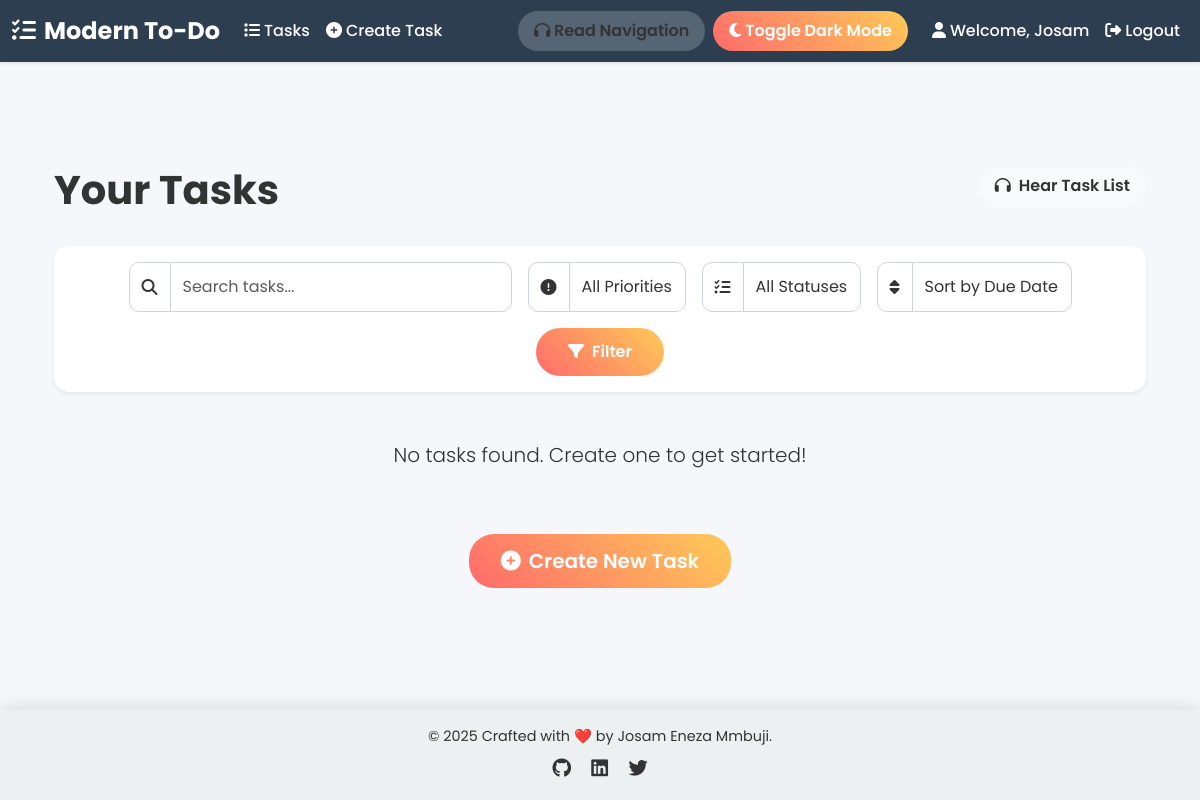
Before: /tasks/ (signed in) with the older database file.
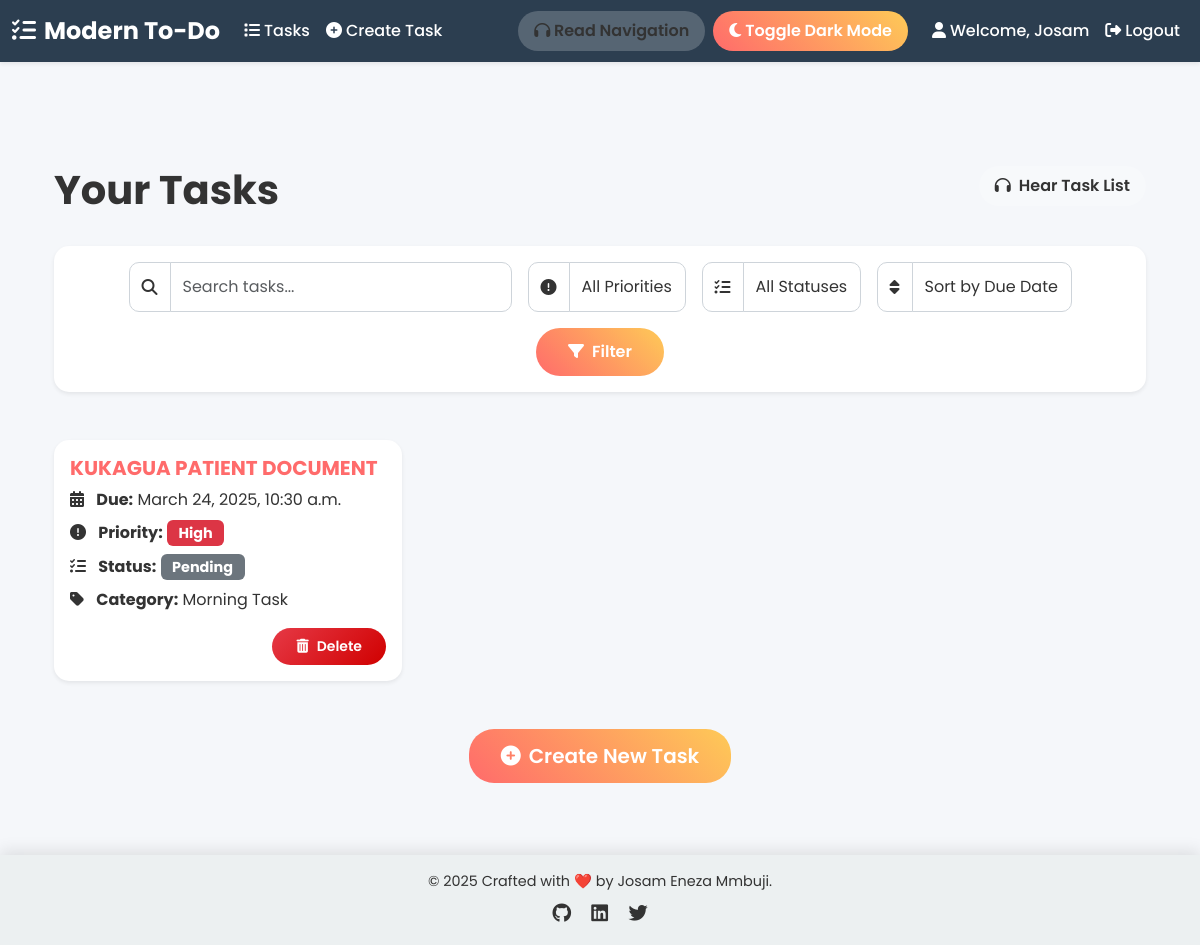
After: the same page with the newer database file.
### tasks/models.py (models this page shows, shortened)
class Task(models.Model):
    category = models.CharField(max_length=50, blank=True, null=True)
    PRIORITY_CHOICES = [
        ('low', 'Low'),
        ('medium', 'Medium'),
        ('high', 'High'),
    ]
    STATUS_CHOICES = [
        ('pending', 'Pending'),
        ('in_progress', 'In Progress'),
        ('completed', 'Completed'),
    ]
    title = models.CharField(max_length=200)
    description = models.TextField(blank=True, null=True)
    due_date = models.DateTimeField(blank=True, null=True)
    priority = models.CharField(max_length=10, choices=PRIORITY_CHOICES, default='medium')
    status = models.CharField(max_length=20, choices=STATUS_CHOICES, default='pending')
    user = models.ForeignKey(User, on_delete=models.CASCADE)
    created_at = models.DateTimeField(auto_now_add=True)
    updated_at = models.DateTimeField(auto_now=True)

### tasks/views.py (the view)
# urls.py: path('', views.task_list, name='task_list'),
@login_required
def task_list(request):
    search_query = request.GET.get('search', '')
    priority_filter = request.GET.get('priority', '')
    status_filter = request.GET.get('status', '')
    sort_by = request.GET.get('sort_by', '')
    tasks = Task.objects.filter(user=request.user)
    if search_query:
        tasks = tasks.filter(title__icontains=search_query)
    if priority_filter:
        tasks = tasks.filter(priority=priority_filter)
    if status_filter:
        tasks = tasks.filter(status=status_filter)
    if sort_by:
        tasks = tasks.order_by(sort_by)
    else:
        tasks = tasks.order_by('due_date')
    paginator = Paginator(tasks, 9)
    page_number = request.GET.get('page')
    page_obj = paginator.get_page(page_number)
    return render(request, 'task_list.html', {'tasks': page_obj})

### tasks/templates/tasks/task_list.html (shortened to what the changed rows need)
{% extends 'base.html' %}
{% block content %}
<div class="container py-5">
    <div class="row mb-4">
        <div class="col-md-8">
            <h1 class="fw-bold text-center text-md-start" style="color: var(--text-color); font-size: 2.5rem; animation: fadeInUp 0.5s ease-in-out;">
                Your Tasks
            </h1>
        </div>
    </div>
    <div class="row g-4">
        {% for task in tasks %}
            <div class="col-lg-4 col-md-6">
                <div class="card h-100 shadow-sm" style="background: var(--card-bg); color: var(--card-text); border: none; border-radius: 15px; transition: var(--transition); animation: fadeInUp 0.5s ease-in-out;">
                    <div class="card-body d-flex flex-column">
                        <h5 class="card-title fw-bold" style="color: var(--accent-color);">
                            <a href="{% url 'task_update' task.pk %}" style="color: inherit; text-decoration: none;">{{ task.title }}</a>
                        </h5>
                        <p class="card-text mb-2" style="color: var(--card-text);">
                            <i class="fas fa-calendar-alt me-2"></i>
                            <strong>Due:</strong> {{ task.due_date }} {% if task.due_soon %}<span class="text-danger"> - Due soon!</span>{% endif %}
                        </p>
                        <p class="card-text mb-2" style="color: var(--card-text);">
                            <i class="fas fa-exclamation-circle me-2"></i>
                            <strong>Priority:</strong>
                            {% if task.priority == "high" %}
                                <span class="badge bg-danger">High</span>
                            {% elif task.priority == "medium" %}
                                <span class="badge bg-warning text-dark">Medium</span>
                            {% else %}
                                <span class="badge bg-success">Low</span>
                            {% endif %}
                        </p>
                        <p class="card-text mb-2" style="color: var(--card-text);">
                            <i class="fas fa-tasks me-2"></i>
                            <strong>Status:</strong>
                            {% if task.status == "pending" %}
                                <span class="badge bg-secondary">Pending</span>
                            {% elif task.status == "in_progress" %}
                                <span class="badge bg-info text-dark">In Progress</span>
                            {% else %}
                                <span class="badge bg-success">Completed</span>
                            {% endif %}
                        </p>
                        <p class="card-text mb-3" style="color: var(--card-text);">
                            <i class="fas fa-tag me-2"></i>
                            <strong>Category:</strong> {{ task.category|default:"None" }}
                        </p>
                        <div class="mt-auto d-flex justify-content-end">
                            <a href="{% url 'task_delete' task.pk %}" class="btn btn-sm" style="background: linear-gradient(135deg, #e63946, #d00000); color: #fff; border: none; padding: 0.5rem 1.5rem; border-radius: 20px; font-weight: 600; transition: var(--transition);">
                                <i class="fas fa-trash-alt me-2"></i>Delete
                            </a>
                        </div>
                    </div>
                </div>
            </div>
        {% empty %}
            <div class="col-12 text-center">
                <p class="lead" style="color: var(--card-text); animation: fadeInUp 0.5s ease-in-out;">
                    No tasks found. Create one to get started!
                </p>
            </div>
        {% endfor %}
    </div>
</div>
{% endblock %}

Changed rows visible on the page:
added Task: title "KUKAGUA PATIENT DOCUMENT", due_date "March 24, 2025, 10:30 a.m.", priority "High", status "Pending", category "Morning Task"
Other visible differences:
text no longer shown: "No tasks found. Create one to get started!"
